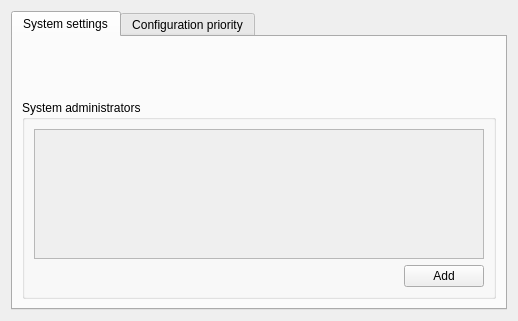
<?xml version="1.0" encoding="UTF-8"?>
<ui version="4.0">
 <class>PolkitConfig</class>
 <widget class="QWidget" name="PolkitConfig">
  <property name="geometry">
   <rect>
    <x>0</x>
    <y>0</y>
    <width>518</width>
    <height>321</height>
   </rect>
  </property>
  <property name="windowTitle">
   <string/>
  </property>
  <layout class="QVBoxLayout" name="verticalLayout">
   <item>
    <widget class="KTabWidget" name="ktabwidget">
     <property name="currentIndex">
      <number>0</number>
     </property>
     <widget class="QWidget" name="tab">
      <attribute name="title">
       <string>System settings</string>
      </attribute>
      <layout class="QVBoxLayout" name="verticalLayout_2">
       <item>
        <layout class="QHBoxLayout" name="horizontalLayout_2">
         <item>
          <widget class="QLabel" name="warningPixmapLabel">
           <property name="minimumSize">
            <size>
             <width>48</width>
             <height>48</height>
            </size>
           </property>
           <property name="maximumSize">
            <size>
             <width>48</width>
             <height>48</height>
            </size>
           </property>
           <property name="text">
            <string/>
           </property>
          </widget>
         </item>
         <item>
          <widget class="QLabel" name="warningTextLabel">
           <property name="text">
            <string/>
           </property>
           <property name="scaledContents">
            <bool>true</bool>
           </property>
           <property name="wordWrap">
            <bool>true</bool>
           </property>
          </widget>
         </item>
        </layout>
       </item>
       <item>
        <widget class="QGroupBox" name="groupBox">
         <property name="title">
          <string>System administrators</string>
         </property>
         <layout class="QVBoxLayout" name="verticalLayout_3">
          <item>
           <widget class="QScrollArea" name="scrollArea">
            <property name="widgetResizable">
             <bool>true</bool>
            </property>
            <widget class="QWidget" name="scrollAreaWidgetContents">
             <property name="geometry">
              <rect>
               <x>0</x>
               <y>0</y>
               <width>470</width>
               <height>144</height>
              </rect>
             </property>
            </widget>
           </widget>
          </item>
          <item>
           <layout class="QHBoxLayout" name="horizontalLayout">
            <item>
             <spacer name="horizontalSpacer">
              <property name="orientation">
               <enum>Qt::Horizontal</enum>
              </property>
              <property name="sizeHint" stdset="0">
               <size>
                <width>40</width>
                <height>20</height>
               </size>
              </property>
             </spacer>
            </item>
            <item>
             <widget class="KPushButton" name="addIdentityButton">
              <property name="text">
               <string>Add</string>
              </property>
             </widget>
            </item>
           </layout>
          </item>
         </layout>
        </widget>
       </item>
      </layout>
     </widget>
     <widget class="QWidget" name="tab_2">
      <attribute name="title">
       <string>Configuration priority</string>
      </attribute>
      <layout class="QFormLayout" name="formLayout">
       <item row="0" column="0">
        <widget class="QLabel" name="label">
         <property name="text">
          <string>System configuration priority</string>
         </property>
        </widget>
       </item>
       <item row="0" column="1">
        <widget class="KIntSpinBox" name="configPrioritySpin">
         <property name="singleStep">
          <number>10</number>
         </property>
        </widget>
       </item>
       <item row="1" column="0">
        <widget class="QLabel" name="label_2">
         <property name="text">
          <string>Policy setting priority</string>
         </property>
        </widget>
       </item>
       <item row="1" column="1">
        <widget class="KIntSpinBox" name="policyPrioritySpin">
         <property name="singleStep">
          <number>10</number>
         </property>
        </widget>
       </item>
       <item row="2" column="0" colspan="2">
        <widget class="QLabel" name="label_3">
         <property name="text">
          <string>&lt;i&gt;Please note that 0 is the lowest priority, whereas 99 is the highest.&lt;/i&gt;</string>
         </property>
         <property name="scaledContents">
          <bool>true</bool>
         </property>
         <property name="wordWrap">
          <bool>true</bool>
         </property>
        </widget>
       </item>
      </layout>
     </widget>
    </widget>
   </item>
  </layout>
 </widget>
 <customwidgets>
  <customwidget>
   <class>KIntSpinBox</class>
   <extends>QSpinBox</extends>
   <header>knuminput.h</header>
  </customwidget>
  <customwidget>
   <class>KPushButton</class>
   <extends>QPushButton</extends>
   <header>kpushbutton.h</header>
  </customwidget>
  <customwidget>
   <class>KTabWidget</class>
   <extends>QTabWidget</extends>
   <header>ktabwidget.h</header>
   <container>1</container>
  </customwidget>
 </customwidgets>
 <resources/>
 <connections/>
</ui>
